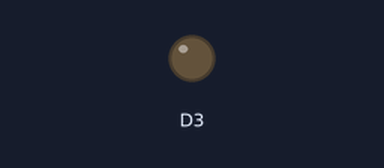
A sketch run on a simulated ESP8266 (NodeMCU). Shown: output pins drawn as LEDs (lit = HIGH).

Above: at 0.1 s.
Timing chart, 0 to 1.6 s (numbered marks = the images above):
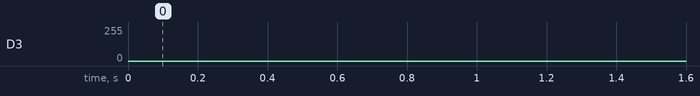

The sketch:

sketch_may29a.ino
```cpp
int i;
void setup() {
  // put your setup code here, to run once:
pinMode(D3,OUTPUT);


}

void loop() {
  // put your main code here, to run repeatedly:
for(i=0;i<=255;i++)
{
analogWrite(D3,i);
delay(700);


for(i=255;i>=0;i--)

  analogWrite(D3,i);
  delay(700);

}}
```
